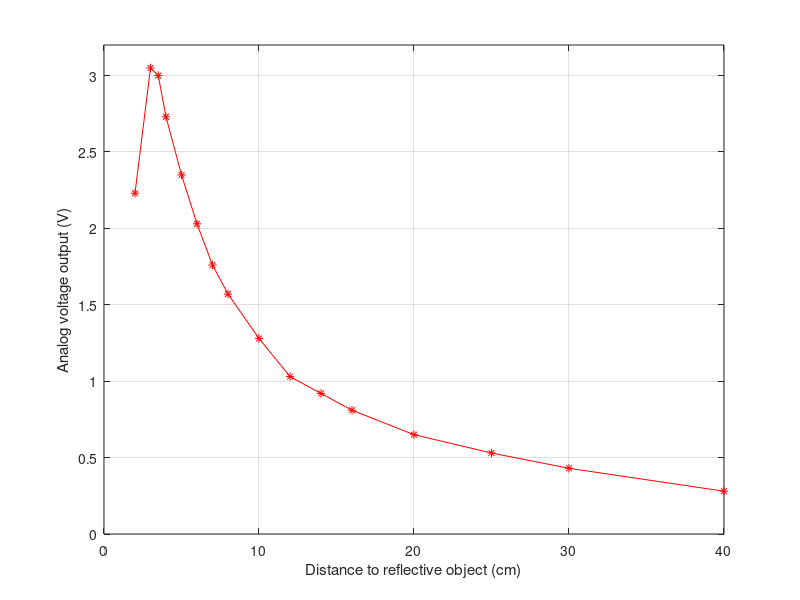
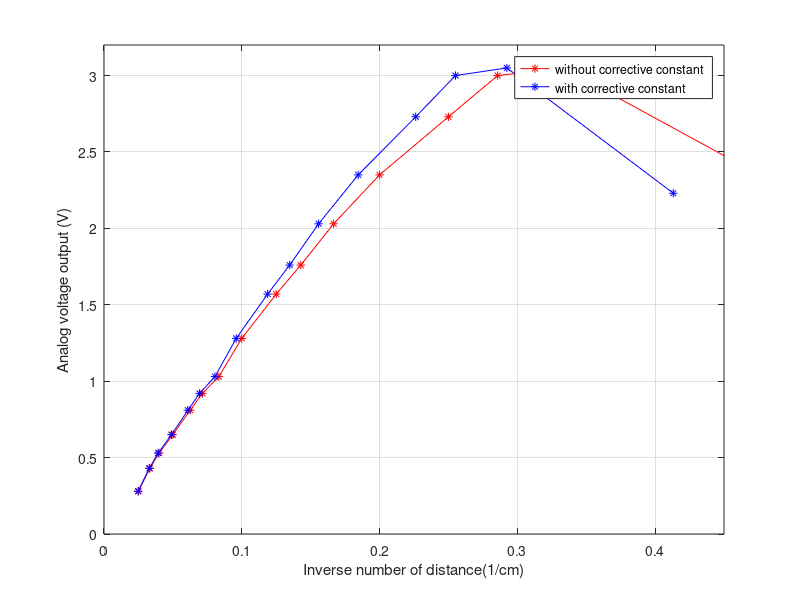
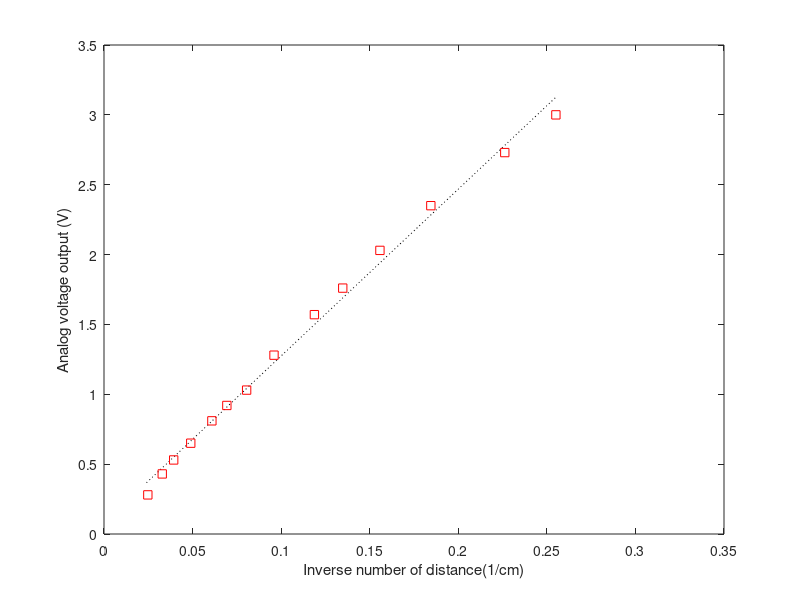

Source code (MATLAB) for these figures, in order:
% Sharp IR distance sensor linearization
% https://www.limulo.net/website/coding/physical-computing/sharp-linearization.html
clear all
close all
%% SharpGP2Y0A41SK0F output distance characteristic
d_cm = [2 3 3.5 4 5 6  7 8 10 12 14 16 20 25 30 40];
AOVoltage = [2.23 3.05 3.0 2.73 2.35 2.03 1.76 1.57 1.28 1.03 0.92 0.81 0.65 0.53 0.43 0.28];
figure
plot(d_cm,AOVoltage,'r*-')
xlabel('Distance to reflective object (cm)'), ylabel('Analog voltage output (V)')
axis([0 40 0 3.2]), grid on

%% Inverse distance with and without corrective constant k = 0.42
inv_d_cm = 1./d_cm;
inv_d_cm_k = 1./(d_cm+0.42);
figure
plot(inv_d_cm,AOVoltage,'r*-', inv_d_cm_k,AOVoltage,'b*-')
xlabel('Inverse number of distance(1/cm)'), ylabel('Analog voltage output (V)')
axis([0 0.45 0 3.2]), grid on
legend('without corrective constant','with corrective constant')

%% Linearization curve (with corrective constant k = 0.42)
inv_d_cm = 1./(d_cm(3:end)+0.42);
AOVoltage = AOVoltage(3:end); 
coef = polyfit(inv_d_cm,AOVoltage,1);

x = linspace(0.024,0.255,100);
y = polyval(coef,x);
figure
plot(x,y,'k:',inv_d_cm,AOVoltage,'rs')
xlabel('Inverse number of distance(1/cm)'), ylabel('Analog voltage output (V)')

%% Compute distance from analog voltage
V_meas = 2.4;
d_cm_est = coef(1)/(V_meas-coef(2))-0.42

